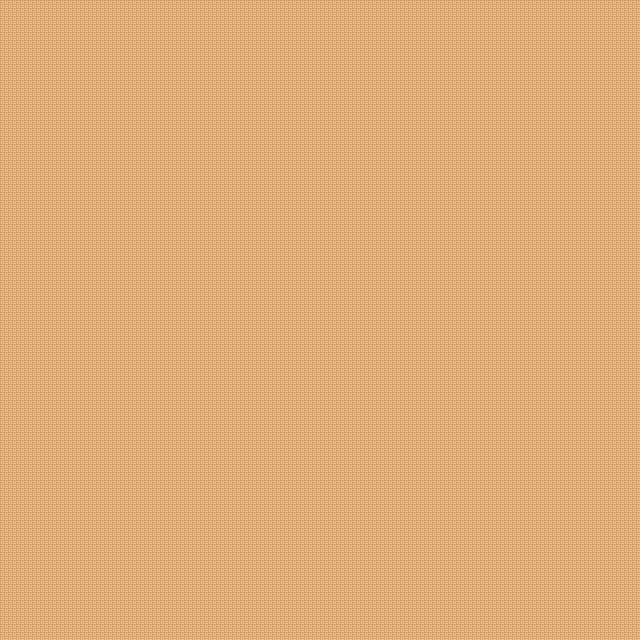

Rendered tile map (Tiled .tmx) drawn with the repository's tilesets; below, a short description and the map source with its tile grids summarised:
An orthogonal 20x20 tile map with 32x32 px tiles, 1 tile layer (floorLayer), 15 tilesets.

<map version="1.10" tiledversion="1.10.2" orientation="orthogonal" renderorder="right-down" width="20" height="20" tilewidth="32" tileheight="32" infinite="0" nextlayerid="33" nextobjectid="1">
 <tileset firstgid="1" name="24_Ice_Cream_Shop_32x32" tilewidth="32" tileheight="32" tilecount="272" columns="16">
  <image source="24_Ice_Cream_Shop_32x32.png" width="512" height="544" />
 </tileset>
 <tileset firstgid="273" name="14_Basement_32x32" tilewidth="32" tileheight="32" tilecount="800" columns="16">
  <image source="14_Basement_32x32.png" width="512" height="1600" />
 </tileset>
 <tileset firstgid="1073" name="18_Jail_32x32" tilewidth="32" tileheight="32" tilecount="720" columns="16">
  <image source="18_Jail_32x32.png" width="512" height="1440" />
 </tileset>
 <tileset firstgid="1793" name="tuxmon-32x32" tilewidth="32" tileheight="32" tilecount="775" columns="25">
  <image source="tuxmon-32x32.png" width="816" height="1020" />
 </tileset>
 <tileset firstgid="2568" name="defimon2" tilewidth="32" tileheight="32" tilecount="2640" columns="44">
  <image source="defimon2.png" width="1408" height="1920" />
 </tileset>
 <tileset firstgid="5208" name="Street32x32" tilewidth="32" tileheight="32" tilecount="256" columns="32">
  <image source="Street32x32.png" width="1024" height="256" />
 </tileset>
 <tileset firstgid="5464" name="Buildings32x32" tilewidth="32" tileheight="32" tilecount="180" columns="12">
  <image source="Buildings32x32.png" width="384" height="480" />
 </tileset>
 <tileset firstgid="5644" name="forest_tiles" tilewidth="32" tileheight="32" tilecount="256" columns="16">
  <image source="forest_tiles.png" width="512" height="512" />
 </tileset>
 <tileset firstgid="5900" name="allwall" tilewidth="32" tileheight="32" tilecount="1824" columns="24">
  <image source="allwall.png" width="768" height="2432" />
 </tileset>
 <tileset firstgid="7724" name="Carpet" tilewidth="32" tileheight="32" tilecount="960" columns="60">
  <image source="Carpet.png" width="1920" height="512" />
 </tileset>
 <tileset firstgid="8684" name="9_Shopping_Center_and_Markets_32x32" tilewidth="32" tileheight="32" tilecount="2176" columns="32">
  <image source="9_Shopping_Center_and_Markets_32x32.png" width="1024" height="2176" />
 </tileset>
 <tileset firstgid="10860" name="desert1" tilewidth="32" tileheight="32" tilecount="256" columns="16">
  <image source="desert1.png" width="512" height="512" />
 </tileset>
 <tileset firstgid="11116" name="misc_atlas" tilewidth="32" tileheight="32" tilecount="1024" columns="32">
  <image source="misc_atlas.png" width="1024" height="1024" />
 </tileset>
 <tileset firstgid="12140" name="16_Grocery_store_32x32" tilewidth="32" tileheight="32" tilecount="1248" columns="16">
  <image source="16_Grocery_store_32x32.png" width="512" height="2496" />
 </tileset>
 <tileset firstgid="13388" name="defimon3" tilewidth="32" tileheight="32" tilecount="848" columns="16">
  <image source="defimon3.png" width="512" height="1696" />
 </tileset>
 <layer id="17" name="floorLayer" width="20" height="20">
  <data>[400 cells, 400 non-empty, 1 distinct tile ids]</data>
 </layer>
</map>
